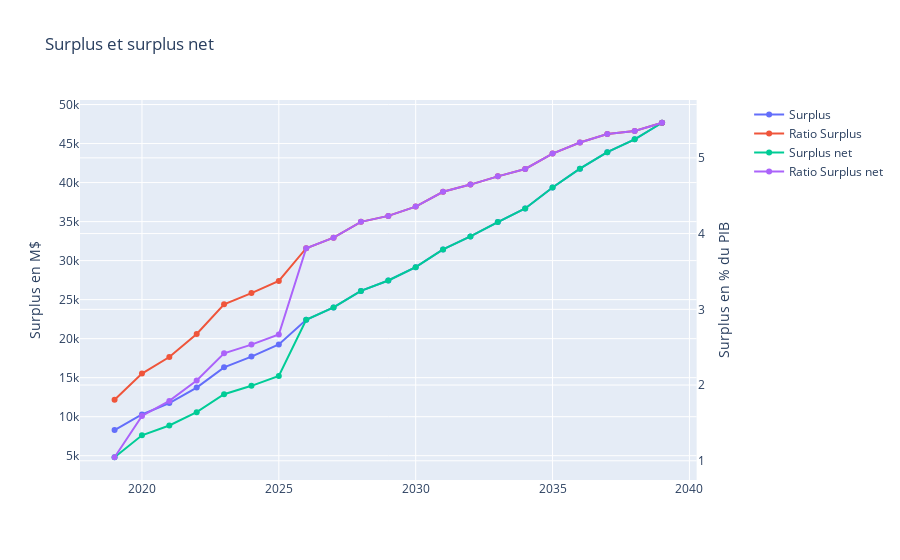

This figure's notebook cell:
### Code cell
surplus = make_subplots(specs=[[{"secondary_y": True}]])
surplus.add_trace(go.Scatter(x=output["Years"], y=output.loc[:,'surplus'],
                    mode='lines+markers',
                    name='Surplus'),secondary_y=False)
surplus.add_trace(go.Scatter(x=output["Years"], y=output.loc[:,'surplus']/output.loc[:,'gdp']*100,
                    mode='lines+markers',
                    name='Ratio Surplus'),secondary_y=True)
surplus.add_trace(go.Scatter(x=output["Years"], y=output.loc[:,'net surplus'],
                    mode='lines+markers',
                    name='Surplus net'),secondary_y=False)
surplus.add_trace(go.Scatter(x=output["Years"], y=output.loc[:,'net surplus']/output.loc[:,'gdp']*100,
                    mode='lines+markers',
                    name='Ratio Surplus net'),secondary_y=True)

surplus.update_layout(
    title_text="Surplus et surplus net")

surplus.update_yaxes(title_text="Surplus en M$", secondary_y=False)
surplus.update_yaxes(title_text="Surplus en % du PIB", secondary_y=True)

### Figure 1 — Plotly figure (JSON) as saved in the notebook; plotly's stock layout.template omitted (floating-point values rounded to 4 significant figures)
{"data": [{"mode": "lines+markers", "name": "Surplus", "type": "scatter", "x": [2019, 2020, 2021, 2022, 2023, 2024, 2025, 2026, 2027, 2028, 2029, 2030, 2031, 2032, 2033, 2034, 2035, 2036, 2037, 2038, 2039], "xaxis": "x", "y": [8280, 10290.0, 11750.0, 13730.0, 16320.0, 17700.0, 19250.0, 22410.0, 24000.0, 26110.0, 27450.0, 29160.0, 31440.0, 33100.0, 34940.0, 36690.0, 39380.0, 41780.0, 43900.0, 45540.0, 47670.0], "yaxis": "y"}, {"mode": "lines+markers", "name": "Ratio Surplus", "type": "scatter", "x": [2019, 2020, 2021, 2022, 2023, 2024, 2025, 2026, 2027, 2028, 2029, 2030, 2031, 2032, 2033, 2034, 2035, 2036, 2037, 2038, 2039], "xaxis": "x", "y": [1.805, 2.152, 2.37, 2.674, 3.067, 3.215, 3.374, 3.807, 3.946, 4.155, 4.234, 4.357, 4.552, 4.647, 4.756, 4.853, 5.056, 5.202, 5.314, 5.355, 5.463], "yaxis": "y2"}, {"mode": "lines+markers", "name": "Surplus net", "type": "scatter", "x": [2019, 2020, 2021, 2022, 2023, 2024, 2025, 2026, 2027, 2028, 2029, 2030, 2031, 2032, 2033, 2034, 2035, 2036, 2037, 2038, 2039], "xaxis": "x", "y": [4803, 7613.0, 8877.0, 10580.0, 12870.0, 13960.0, 15220.0, 22410.0, 24000.0, 26110.0, 27450.0, 29160.0, 31440.0, 33100.0, 34940.0, 36690.0, 39380.0, 41780.0, 43900.0, 45540.0, 47670.0], "yaxis": "y"}, {"mode": "lines+markers", "name": "Ratio Surplus net", "type": "scatter", "x": [2019, 2020, 2021, 2022, 2023, 2024, 2025, 2026, 2027, 2028, 2029, 2030, 2031, 2032, 2033, 2034, 2035, 2036, 2037, 2038, 2039], "xaxis": "x", "y": [1.047, 1.593, 1.791, 2.06, 2.419, 2.534, 2.667, 3.807, 3.946, 4.155, 4.234, 4.357, 4.552, 4.647, 4.756, 4.853, 5.056, 5.202, 5.314, 5.355, 5.463], "yaxis": "y2"}], "layout": {"autosize": true, "title": {"text": "Surplus et surplus net"}, "xaxis": {"anchor": "y", "autorange": true, "domain": [0, 0.94], "range": [2018.0, 2040.0], "type": "linear"}, "yaxis": {"anchor": "x", "autorange": true, "domain": [0, 1], "range": [1663.0, 50810.0], "title": {"text": "Surplus en M$"}, "type": "linear"}, "yaxis2": {"anchor": "x", "autorange": true, "overlaying": "y", "range": [0.7235, 5.787], "side": "right", "title": {"text": "Surplus en % du PIB"}, "type": "linear"}}}
